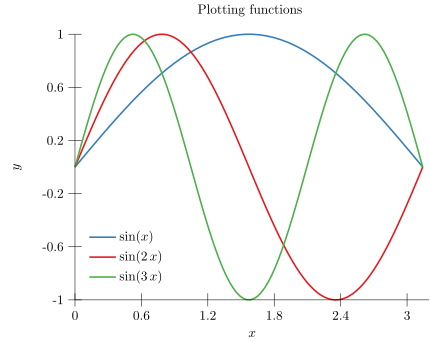

This chart was generated by the following Python code:
from plotz import *
from math import sin, pi

with Plot("plot") as p:
    p.title = r"Plotting functions"
    p.x.label = "$x$"
    p.y.label = "$y$"
    p.y.label_rotate = True

    #line1
    p.plot(Function(sin, samples=50, range=(0, pi)),
           title=r"$\sin(x)$")
    #line1

    #line2
    p.plot(Function(lambda x: sin(2*x), range=(0, pi)),
           title=r"$\sin(2\,x)$")
    #line2

    #line3
    p.plot(Function(lambda x: sin(3*x)),
           title=r"$\sin(3\,x)$")
    #line3

    p.legend("south west")
